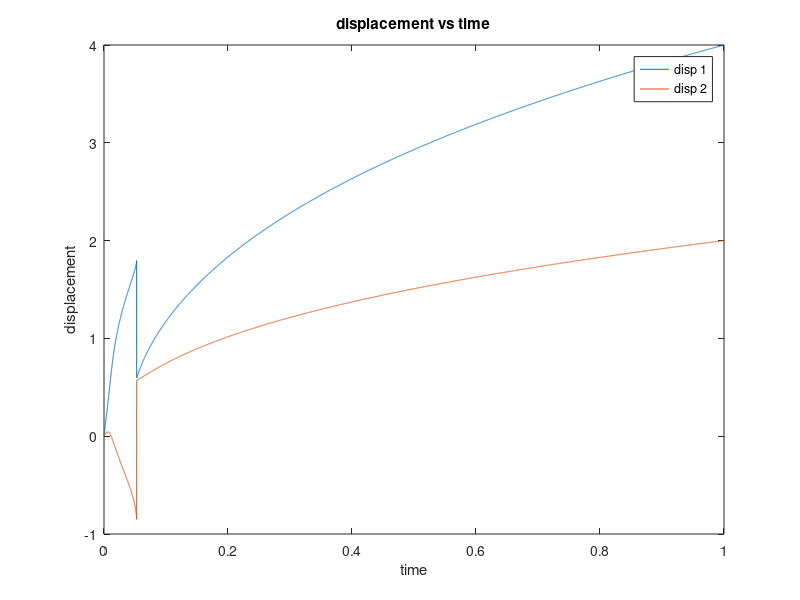

Write MATLAB code to recreate this figure.
%Problem 4
%matlab program to solve two-dimensional N-R problem
clear 
close all
clc
d = zeros(2,1);
%d1 = d(1);
%d2 = d(2);
%final_load = [56 ; 132];
% N = [d1 + 4*d2^3+5*d2^2 ; d1^3+3*d1^2 + 10*d2];
% K = [1 12*d2^2+10*d2; 3*d1^2+6*d1 10];

%Temporal Loading
tol = 1e-12;
n_load_steps = 10000;
pseudo = linspace(1/n_load_steps,1,n_load_steps);

d1_total = zeros(n_load_steps,1);
d2_total = zeros(n_load_steps,1);
for pt = 1:n_load_steps
    Fext = [56*pseudo(pt);132*pseudo(pt)];
    %NR iteration
    %disp(k)
    NR_iterate_counter = 0;
    %Residual_init = load_increment;
    res_norm = 1000000;
    while (abs(res_norm)>tol)
 
        NR_iterate_counter = NR_iterate_counter +  1;
        d1 = d(1); d2 = d(2);

        Fint = [ d1 + 4*d2^3 + 5*d2^2; d1^3 + 3*d1^2 + 10*d2];
        K = [1 12*d2^2 + 10*d2; 3*d1^2 + 6*d1 10 ];
        Residual = Fext-Fint;
        del_d = inv(K)*Residual;
       
        if (NR_iterate_counter ==1)
           %need info about first attempt to compare
           del_init = del_d;
           Residual_init = Residual;
        end
        d = d+del_d;
       res_norm = norm(del_d'*Residual)/norm(del_init'*Residual_init);

    end
    d1_total(pt) = d(1) ; d2_total(pt) = d(2);
    %disp(k)

end

h = figure;
plot(pseudo,d1_total,pseudo,d2_total)
title('displacement vs time')
xlabel('time')
ylabel('displacement')
legend('disp 1','disp 2')
saveas(h,'problem4_10000.png')